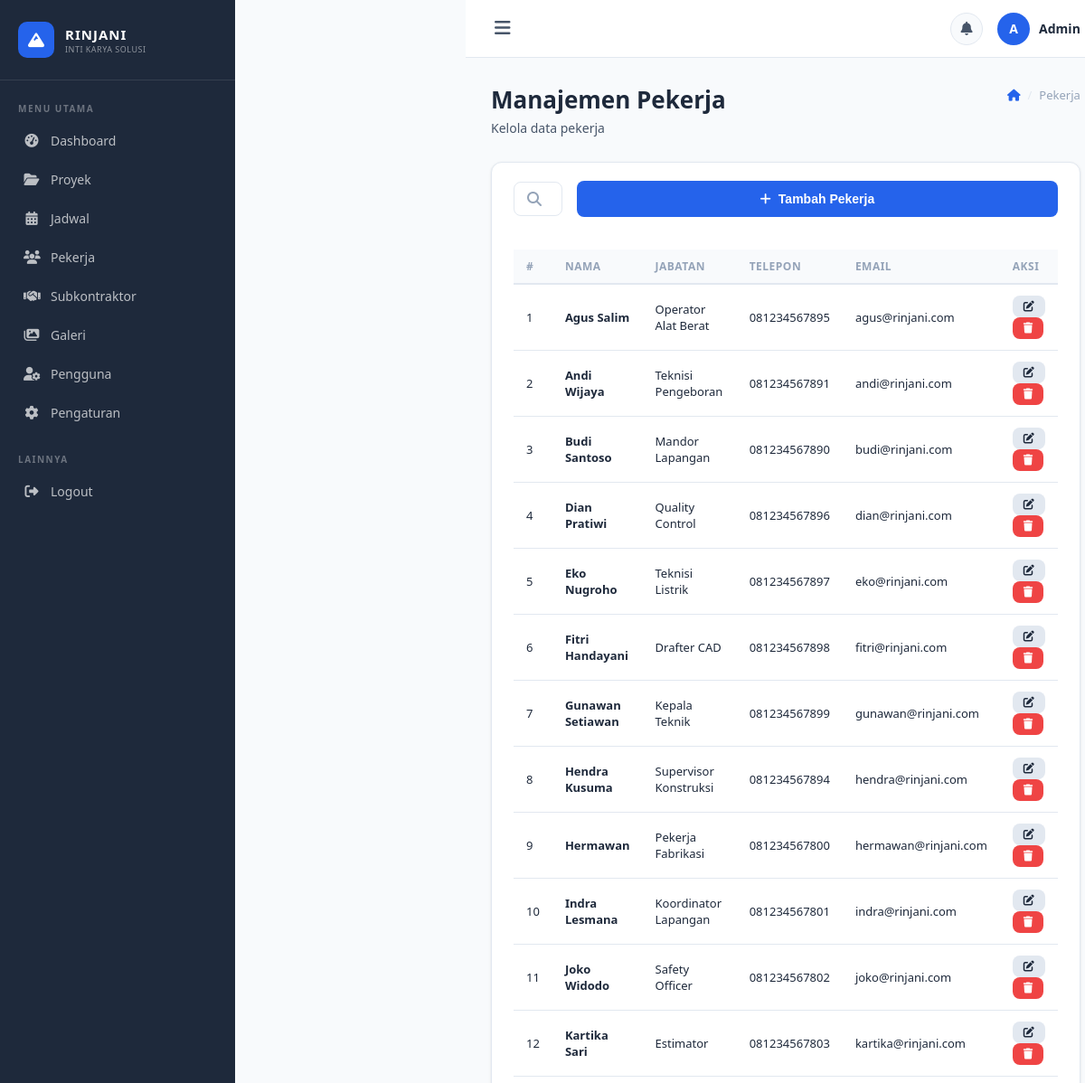
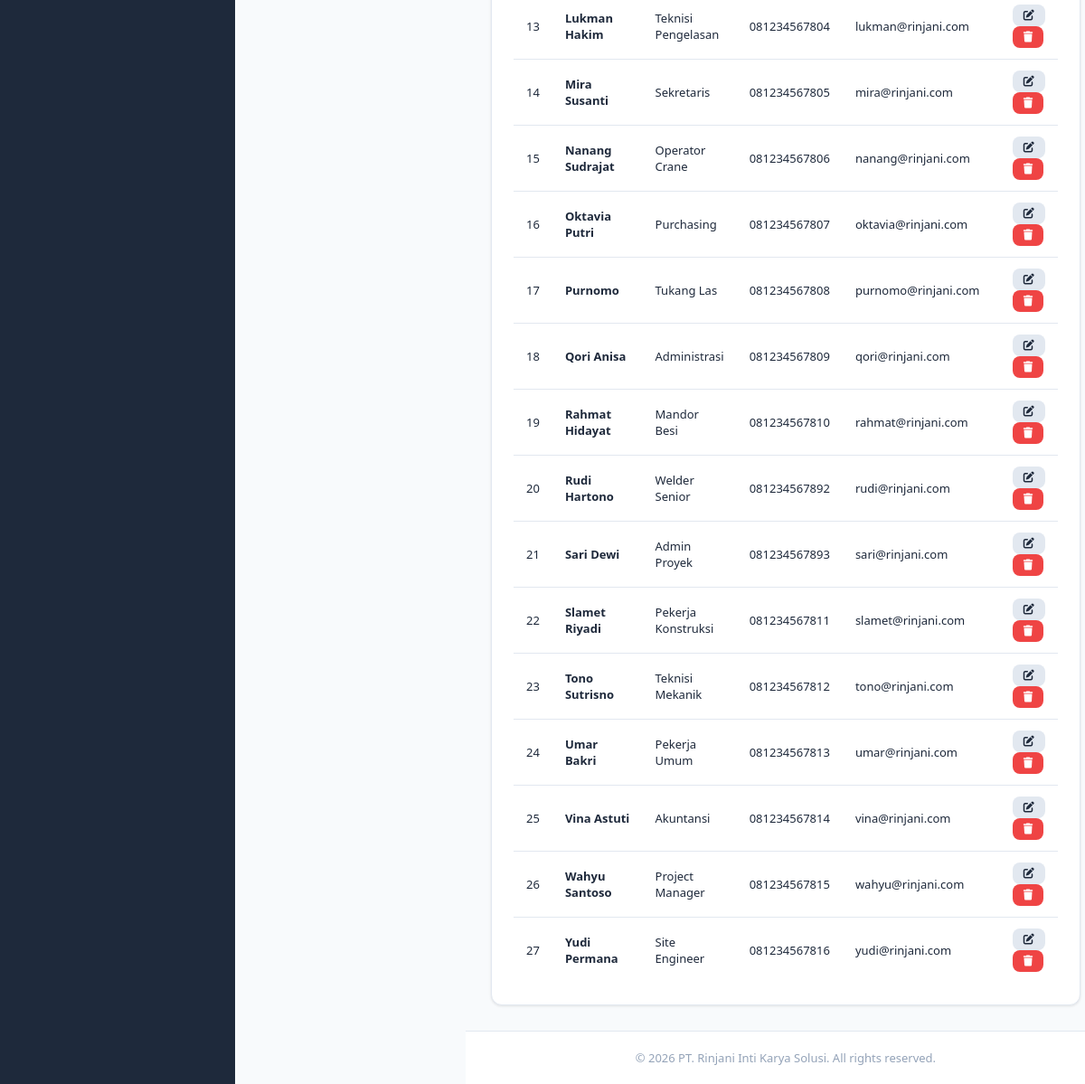
Page /pekerja.php (signed in) on the committed database (2 pictures, top to bottom).
### tables this page shows
CREATE TABLE IF NOT EXISTS pekerja (
    id INT AUTO_INCREMENT PRIMARY KEY,
    nama VARCHAR(100) NOT NULL,
    jabatan VARCHAR(100),
    telepon VARCHAR(20),
    email VARCHAR(100),
    alamat TEXT,
    foto VARCHAR(255),
    created_at TIMESTAMP DEFAULT CURRENT_TIMESTAMP
);

### pekerja.php (the view, shortened to what this page needs)
<?php
require_once '../config/config.php';
$list = $conn->query("SELECT * FROM pekerja ORDER BY nama ASC");
include '../includes/header.php'; include '../includes/sidebar.php';
?>
<div class="main-wrapper">
    <div class="topbar">
        <div class="topbar-left"><button class="sidebar-toggle" id="sidebarToggle"><i class="fas fa-bars"></i></button></div>
        <div class="topbar-right">
            <div class="topbar-notif"><i class="fas fa-bell"></i></div>
            <div class="topbar-user">
                <div class="topbar-avatar"><?php echo strtoupper(substr($_SESSION['user_nama'],0,1)); ?></div>
                <span class="topbar-username"><?php echo htmlspecialchars($_SESSION['user_nama']); ?></span>
            </div>
        </div>
    </div>
    <div class="main-content">
        <div class="page-header">
            <div class="breadcrumb">
                <a href="dashboard.php"><i class="fas fa-home"></i></a>
                <span class="breadcrumb-sep">/</span><span>Pekerja</span>
            </div>
            <h1>Manajemen Pekerja</h1>
            <p>Kelola data pekerja</p>
        </div>
        <div class="card">
            <div class="card-header" style="padding:20px 24px;">
                <div class="page-actions" style="margin:0; width:100%;">
                    <div class="search-box"><i class="fas fa-search"></i><input type="text" id="searchInput" placeholder="Cari pekerja..."></div>
                    <button class="btn btn-primary" data-modal="tambahModal"><i class="fas fa-plus"></i> Tambah Pekerja</button>
                </div>
            </div>
            <div class="card-body" style="padding:0 24px 24px;">
                <div class="table-responsive">
                    <table>
                        <thead>
                            <tr><th>#</th><th>Nama</th><th>Jabatan</th><th>Telepon</th><th>Email</th><th>Aksi</th></tr>
                        </thead>
                        <tbody>
                        <?php $no=1; while ($r = $list->fetch_assoc()): ?>
                            <tr>
                                <td><?php echo $no++; ?></td>
                                <td><strong><?php echo htmlspecialchars($r['nama']); ?></strong></td>
                                <td><?php echo htmlspecialchars($r['jabatan']); ?></td>
                                <td><?php echo htmlspecialchars($r['telepon']); ?></td>
                                <td><?php echo htmlspecialchars($r['email']); ?></td>
                                <td>
                                    <button class="btn btn-secondary btn-sm" onclick='openEditModal(<?php echo json_encode(["id"=>$r["id"],"nama"=>$r["nama"],"jabatan"=>$r["jabatan"],"telepon"=>$r["telepon"],"email"=>$r["email"],"alamat"=>$r["alamat"]]); ?>)'>
                                        <i class="fas fa-edit"></i>
                                    </button>
                                    <a href="?hapus=<?php echo $r['id']; ?>" class="btn btn-danger btn-sm btn-delete"><i class="fas fa-trash"></i></a>
                                </td>
                            </tr>
                        <?php endwhile; ?>
                        </tbody>
                    </table>
                </div>
            </div>
        </div>
    </div>
    <?php include '../includes/footer.php'; ?>

### style.css (style rules this page uses)
* { margin: 0; padding: 0; box-sizing: border-box; }
:root { --primary: #2563eb; --primary-dark: #1d4ed8; --primary-light: #dbeafe; --secondary: #10b981; --secondary-light: #d1fae5; --warning: #f59e0b; --warning-light: #fef3c7; --danger: #ef4444; --danger-light: #fee2e2; --purple: #8b5cf6; --purple-light: #ede9fe; --orange: #f97316; --orange-light: #ffedd5; --sidebar-bg: #1e293b; --sidebar-width: 260px; --text-dark: #1e293b; --text-medium: #475569; --text-light: #94a3b8; --border: #e2e8f0; --bg: #f8fafc; --white: #ffffff; --shadow: 0 1px 3px rgba(0,0,0,0.1); --shadow-md: 0 4px 6px -1px rgba(0,0,0,0.1); --radius: 12px; --radius-sm: 8px; }
body { font-family: 'Segoe UI', system-ui, -apple-system, sans-serif; background: var(--bg); color: var(--text-dark); display: flex; min-height: 100vh; }
.btn { display: inline-flex; align-items: center; justify-content: center; gap: 8px; padding: 12px 20px; border: none; border-radius: var(--radius-sm); font-size: 14px; font-weight: 600; cursor: pointer; transition: all 0.2s; text-decoration: none; }
.btn-primary { background: var(--primary); color: white; width: 100%; }
.btn-secondary { background: var(--border); color: var(--text-dark); }
.btn-danger { background: var(--danger); color: white; }
.btn-sm { padding: 6px 12px; font-size: 12px; }
.main-wrapper { margin-left: var(--sidebar-width); flex: 1; display: flex; flex-direction: column; min-height: 100vh; }
.topbar { background: var(--white); border-bottom: 1px solid var(--border); padding: 0 28px; height: 64px; display: flex; align-items: center; justify-content: space-between; position: sticky; top: 0; z-index: 50; }
.topbar-left { display: flex; align-items: center; gap: 16px; }
.sidebar-toggle { background: none; border: none; font-size: 20px; color: var(--text-medium); cursor: pointer; padding: 4px; }
.topbar-right { display: flex; align-items: center; gap: 16px; }
.topbar-notif { position: relative; width: 36px; height: 36px; border-radius: 50%; background: var(--bg); border: 1px solid var(--border); display: flex; align-items: center; justify-content: center; cursor: pointer; color: var(--text-medium); font-size: 15px; }
.topbar-user { display: flex; align-items: center; gap: 10px; cursor: pointer; }
.topbar-avatar { width: 36px; height: 36px; border-radius: 50%; background: var(--primary); color: white; display: flex; align-items: center; justify-content: center; font-size: 14px; font-weight: 700; }
.topbar-username { font-size: 14px; font-weight: 600; color: var(--text-dark); }
.main-content { padding: 28px; flex: 1; }
.page-header { margin-bottom: 28px; }
.page-header h1 { font-size: 26px; font-weight: 700; color: var(--text-dark); }
.page-header p { color: var(--text-medium); font-size: 14px; margin-top: 4px; }
.breadcrumb { display: flex; align-items: center; gap: 8px; font-size: 13px; color: var(--text-light); float: right; margin-top: 4px; }
.breadcrumb a { color: var(--primary); text-decoration: none; }
.breadcrumb-sep { color: var(--border); }
.card { background: var(--white); border-radius: var(--radius); box-shadow: var(--shadow); border: 1px solid var(--border); overflow: hidden; }
.card-header { padding: 20px 24px 0; display: flex; align-items: center; justify-content: space-between; margin-bottom: 16px; }
.card-body { padding: 0 24px 24px; }
.table-responsive { overflow-x: auto; }
table { width: 100%; border-collapse: collapse; font-size: 13px; }
table th { text-align: left; padding: 10px 14px; font-size: 12px; font-weight: 700; color: var(--text-light); text-transform: uppercase; letter-spacing: 0.5px; border-bottom: 2px solid var(--border); background: var(--bg); }
table td { padding: 12px 14px; border-bottom: 1px solid var(--border); color: var(--text-dark); vertical-align: middle; }
table tr:last-child td { border-bottom: none; }
.page-actions { display: flex; align-items: center; justify-content: space-between; margin-bottom: 20px; gap: 16px; }
.search-box { display: flex; align-items: center; gap: 8px; background: var(--white); border: 1px solid var(--border); border-radius: var(--radius-sm); padding: 0 14px; flex: 1; max-width: 320px; }
.search-box i { color: var(--text-light); }

### rows in the picture
pekerja: nama "Agus Salim", jabatan "Operator Alat Berat", telepon "081234567895", email "agus@rinjani.com"
pekerja: nama "Andi Wijaya", jabatan "Teknisi Pengeboran", telepon "081234567891", email "andi@rinjani.com"
pekerja: nama "Budi Santoso", jabatan "Mandor Lapangan", telepon "081234567890", email "budi@rinjani.com"
pekerja: nama "Dian Pratiwi", jabatan "Quality Control", telepon "081234567896", email "dian@rinjani.com"
pekerja: nama "Eko Nugroho", jabatan "Teknisi Listrik", telepon "081234567897", email "eko@rinjani.com"
pekerja: nama "Fitri Handayani", jabatan "Drafter CAD", telepon "081234567898", email "fitri@rinjani.com"
pekerja: nama "Gunawan Setiawan", jabatan "Kepala Teknik", telepon "081234567899", email "gunawan@rinjani.com"
pekerja: nama "Hendra Kusuma", jabatan "Supervisor Konstruksi", telepon "081234567894", email "hendra@rinjani.com"
pekerja: nama "Hermawan", jabatan "Pekerja Fabrikasi", telepon "081234567800", email "hermawan@rinjani.com"
pekerja: nama "Indra Lesmana", jabatan "Koordinator Lapangan", telepon "081234567801", email "indra@rinjani.com"
pekerja: nama "Joko Widodo", jabatan "Safety Officer", telepon "081234567802", email "joko@rinjani.com"
pekerja: nama "Kartika Sari", jabatan "Estimator", telepon "081234567803", email "kartika@rinjani.com"
pekerja: nama "Lukman Hakim", jabatan "Teknisi Pengelasan", telepon "081234567804", email "lukman@rinjani.com"
pekerja: nama "Mira Susanti", jabatan "Sekretaris", telepon "081234567805", email "mira@rinjani.com"
pekerja: nama "Nanang Sudrajat", jabatan "Operator Crane", telepon "081234567806", email "nanang@rinjani.com"
pekerja: nama "Oktavia Putri", jabatan "Purchasing", telepon "081234567807", email "oktavia@rinjani.com"
pekerja: nama "Purnomo", jabatan "Tukang Las", telepon "081234567808", email "purnomo@rinjani.com"
pekerja: nama "Qori Anisa", jabatan "Administrasi", telepon "081234567809", email "qori@rinjani.com"
pekerja: nama "Rahmat Hidayat", jabatan "Mandor Besi", telepon "081234567810", email "rahmat@rinjani.com"
pekerja: nama "Rudi Hartono", jabatan "Welder Senior", telepon "081234567892", email "rudi@rinjani.com"
pekerja: nama "Sari Dewi", jabatan "Admin Proyek", telepon "081234567893", email "sari@rinjani.com"
pekerja: nama "Slamet Riyadi", jabatan "Pekerja Konstruksi", telepon "081234567811", email "slamet@rinjani.com"
pekerja: nama "Tono Sutrisno", jabatan "Teknisi Mekanik", telepon "081234567812", email "tono@rinjani.com"
pekerja: nama "Umar Bakri", jabatan "Pekerja Umum", telepon "081234567813", email "umar@rinjani.com"
pekerja: nama "Vina Astuti", jabatan "Akuntansi", telepon "081234567814", email "vina@rinjani.com"
pekerja: nama "Wahyu Santoso", jabatan "Project Manager", telepon "081234567815", email "wahyu@rinjani.com"
pekerja: nama "Yudi Permana", jabatan "Site Engineer", telepon "081234567816", email "yudi@rinjani.com"

### other values in the picture
substr($_SESSION['user_nama'],0,1) "A"
$_SESSION['user_nama'] "Admin"
